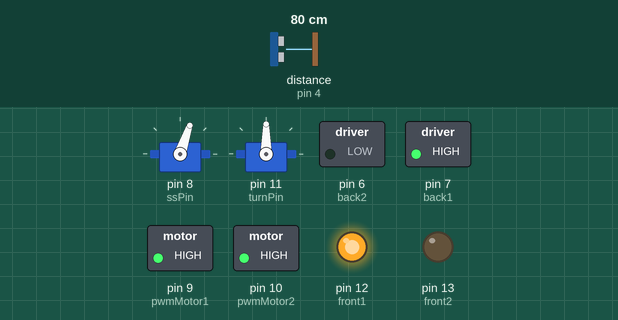
This sketch was run on a simulated Arduino Uno, built with avr-gcc and run on an emulated ATmega328P. Shown: 2 × servo, switched loads named in the sketch (green lamp = pin HIGH), output pins drawn as LEDs (lit = HIGH). Wiring (inferred from the names in the program): ultrasonic range finder: trigger pin 2; echo pin 4. Inputs (shaded band) come from the test bench; at power-on: distance to the obstacle (sensor on pin 4) 80 cm. The echo pulse lasts 58.3 µs per cm; pins used as bus, display or sensor lines are not drawn; what the sketch prints to the serial monitor is not drawn.

Above: at 1.2 s.
1.3 s: distance to the obstacle (sensor on pin 4) set to 2 cm
At 2.0 s:
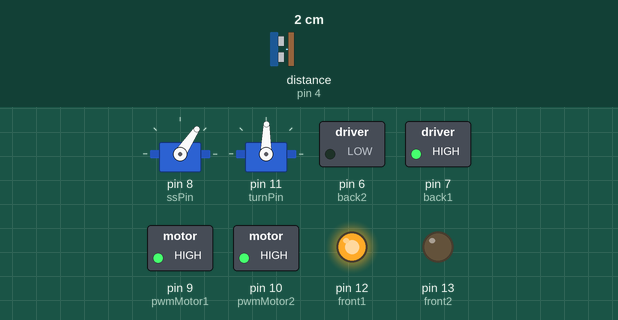
4.3 s: distance to the obstacle (sensor on pin 4) set to 120 cm
At 5.1 s:
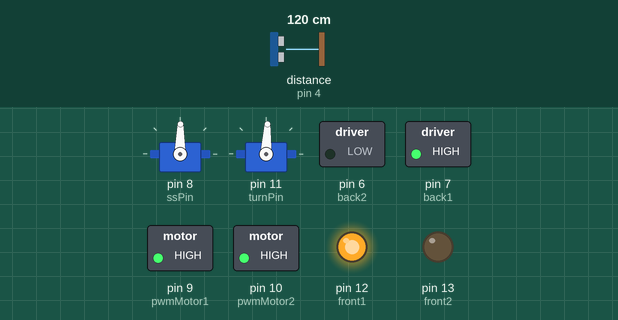
7.3 s: distance to the obstacle (sensor on pin 4) set to 250 cm
10.3 s: distance to the obstacle (sensor on pin 4) set to 299 cm
At 11.2 s:
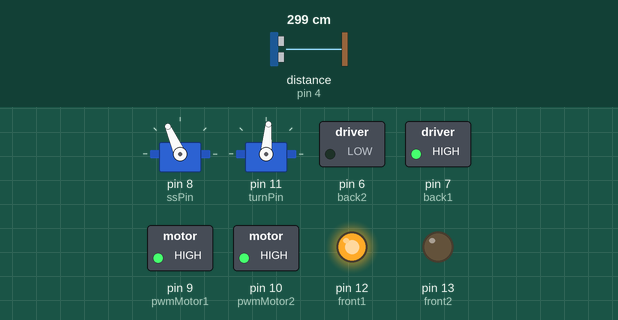
Timing chart, 0 to 14.3 s (numbered marks = the images above; inputs shaded):
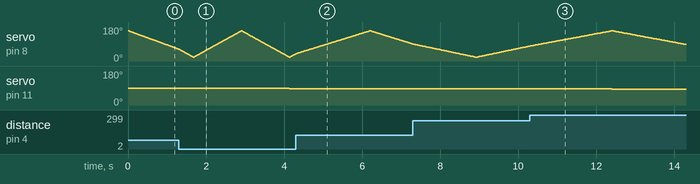

Measured:
- after the input at 7.3 s, servo on pin 11 (turnPin): 86° → 85° after 1.6 s instead of 1.1 s
- by itself, servo on pin 8 (ssPin): rises from 79° to 160° in 2.1 s, then falls to 88° in 1.9 s

The sketch:

salamanda.ino
```cpp
/*
 * Written for use within the Arduino Uno board for use within the
 * Robogals' Arduino Hackathon 2019.
 */

#include <Servo.h>

// ultrasonic sweep angles
#define MIN_ANGLE 20
#define MAX_ANGLE 160

// maximum turn angles
#define MAX_TURN_LEFT 135
#define MAX_TURN_RIGHT 45

#define TURN_NONE 0
#define TURN_LEFT 1
#define TURN_RIGHT 2

// object detection
#define OBJ_FRONT 0
#define OBJ_LEFT 1
#define OBJ_RIGHT 2

// speed settings
#define SPEED_STOP 0
#define SPEED_LOW 1
#define SPEED_HIGH 2

#define ANALOG_SPEED_HIGH 255
#define ANALOG_SPEED_LOW 200
#define ANALOG_SPEED_STOP 0

// ultrasonic sensor sweep
long duration;
long lastDistance;
long tracking[MAX_ANGLE]; //each cell is [angle, signal]

// arduino uno pinout settings
int ssPin = 8;
int triggerPin = 2;
int echoPin = 4;
int pwmMotor1 = 9;
int pwmMotor2 = 10;
int turnPin = 11;

int front1 = 12;
int front2 = 13;

int back1 = 7;
int back2 = 6;

// TODO
int lastPos;
long lastAngle;

int turnTrack = 90;

Servo turningServo;
Servo sensorServo;
void setup()
{
  // put your setup code here, to run once:
  for (int i = MIN_ANGLE; i < MAX_ANGLE; i++)
  {
    tracking[i] = 0l; //initialize to 0
  }
  sensorServo.attach(ssPin); // attaches the servo on pin 9 to the servo object
  turningServo.attach(turnPin);

  pinMode(triggerPin, OUTPUT);
  pinMode(echoPin, INPUT);
  pinMode(pwmMotor1, OUTPUT);
  pinMode(pwmMotor2, OUTPUT);
  //pinMode(testPin, OUTPUT);
  pinMode(front1, OUTPUT);
  pinMode(front2, OUTPUT);
  pinMode(back1, OUTPUT);
  pinMode(back2, OUTPUT);
  analogWrite(pwmMotor1, ANALOG_SPEED_HIGH);
  analogWrite(pwmMotor2, ANALOG_SPEED_HIGH);
  //analogWrite(testPin, ANALOG_SPEED_HIGH);

  digitalWrite(front1, HIGH);
  digitalWrite(front2, LOW);

  digitalWrite(back1, HIGH);
  digitalWrite(back2, LOW);
  Serial.begin(9600);
}

void loop()
{
  int dir;

  // put your main code here, to run repeatedly:
  //analogWrite(testPin, ANALOG_SPEED_HIGH);
  sweepRight();
  dir = findObject();
  turnTrack = turnCar(dir, turnTrack);
  engageEngines();
  sweepLeft();
  dir = findObject();
  turnTrack = turnCar(dir, turnTrack);
  engageEngines();
}

void sweepLeft()
{
  int pos;
  for (pos = MIN_ANGLE; pos < MAX_ANGLE; pos++)
  { // goes from 0 degrees to 180 degrees
    // in steps of 1 degree
    sensorServo.write(pos); // tell servo to go to position in variable 'pos'
    sensorUpdate(pos);
    //engageEngines();// waits 15ms for the servo to reach the position
  }
}

void sweepRight()
{
  int pos;
  for (pos = MAX_ANGLE; pos > MIN_ANGLE; pos--)
  {                         // goes from 180 degrees to 0 degrees
    sensorServo.write(pos); // tell servo to go to position in variable 'pos'
    sensorUpdate(pos);
    //engageEngines();// waits 15ms for the servo to reach the position
  }
}

/*
 * TODO
 */
void sensorUpdate(int angle)
{
  sendPulse(10);
  duration = getEchoDuration();
  long distance = microsecondsToCentimeters(duration);
  lastDistance = distance;
  tracking[angle] = distance;
  lastAngle = angle;
  Serial.print(sprintf("{\"distance\": %ld,\"angle\": %ld}\n", distance, angle));
  delay(8);
}

/*
 * Send the ultrasonic pulse over a specified microsecond (us) duration.
 */
void sendPulse(int usDuration)
{
  digitalWrite(triggerPin, LOW);
  delayMicroseconds(5);

  digitalWrite(triggerPin, HIGH);
  delayMicroseconds(usDuration);
  digitalWrite(triggerPin, LOW);
}

/*
 * TODO
 */
long getEchoDuration()
{
  return pulseIn(echoPin, HIGH);
}

/*
 * Convert the microseconds returned from the ultrasonic sensor to distance in cm.
 */
long microsecondsToCentimeters(long microseconds)
{
  return microseconds * 0.034 / 2;
}

/*
 * Find the location of the closest object in front of the vehicle at a 90 degree sweep angle.
 * The location finds whether the object is to the (offset) front-left or front-right of the vehicle.
 *
 * Note: This is done after the sweep has been performed.
 */
int findObject()
{

  // set angle to zero
  int angle = 0;
  long smallestDistance = tracking[0];

  // get the smallest distance logged in the sweep array
  for (int i = 0; i < MAX_ANGLE; i++)
  {
    if (tracking[i] < smallestDistance)
    {
      smallestDistance = tracking[i];
      angle = i;
    }
  }

  // find the approximate object direction
  if (angle <= 180 && angle >= 95)
    return OBJ_LEFT;
  if (angle >= 0 && angle <= 85)
  {
    return OBJ_RIGHT;
  }
  return OBJ_FRONT;
}

/*
 * Turn the car in the desired direction. Either begin turning left, right, or not at all depending
 * on where the object was found to be. The servo angle for the vehicle turning is incrementally updated
 * as to avoid a "snap-to-heading" turn.
 */
int turnCar(int turn, int lastTurn)
{

  // continue straight
  if (turn == TURN_NONE)
  {
    return lastTurn;
  }

  // turn left or right
  if (turn == TURN_LEFT && lastTurn < MAX_TURN_LEFT)
  {
    turningServo.write(++lastTurn); // left
  }
  else if (turn == TURN_RIGHT && lastTurn > MAX_TURN_RIGHT)
  {
    turningServo.write(--lastTurn); // right
  }

  // save for next iteration
  return lastTurn;
}

/*
 * Calculate the distance of the closest object in front of the car from the
 * sweep from the ultrasonic sensor.
 */
int calculateSpeed(long distance)
{
  Serial.print("speed, distance: ");
  Serial.print(distance);
  Serial.print("\n");
  // stop car
  if (distance <= 5.0)
    return SPEED_STOP;

  // set speed low
  if (distance > 5.0 && distance <= 15.0)
    return SPEED_LOW;

  // set speed high
  if (distance > 15.0)
    return SPEED_HIGH;
}

void engageEngines()
{
  int result = calculateSpeed(lastDistance);

  analogWrite(pwmMotor1, ANALOG_SPEED_HIGH);
  analogWrite(pwmMotor2, ANALOG_SPEED_HIGH);
  /*if (result == SPEED_HIGH)
  {
    Serial.print("Engines HIGH\n");
    analogWrite(pwmMotor1, ANALOG_SPEED_HIGH);
    analogWrite(pwmMotor2, ANALOG_SPEED_HIGH);
  }
  else if (result == SPEED_LOW)
  {
    Serial.print("Engines LOW\n");
    analogWrite(pwmMotor1, ANALOG_SPEED_LOW);
    analogWrite(pwmMotor2, ANALOG_SPEED_LOW);
  }
  else {
    Serial.print("Engines OFF\n");
    analogWrite(pwmMotor1, ANALOG_SPEED_STOP);
    analogWrite(pwmMotor2, ANALOG_SPEED_STOP);
  } */


}
```

sp.c
```cpp
#include <stdio.h>

int main() {
    long distance = 10.5321;
    long angle = 31213.21223;
    printf("{\"distance\": %ld,\"angle\": %ld}\n", distance, angle);
    return 0;
}
```
